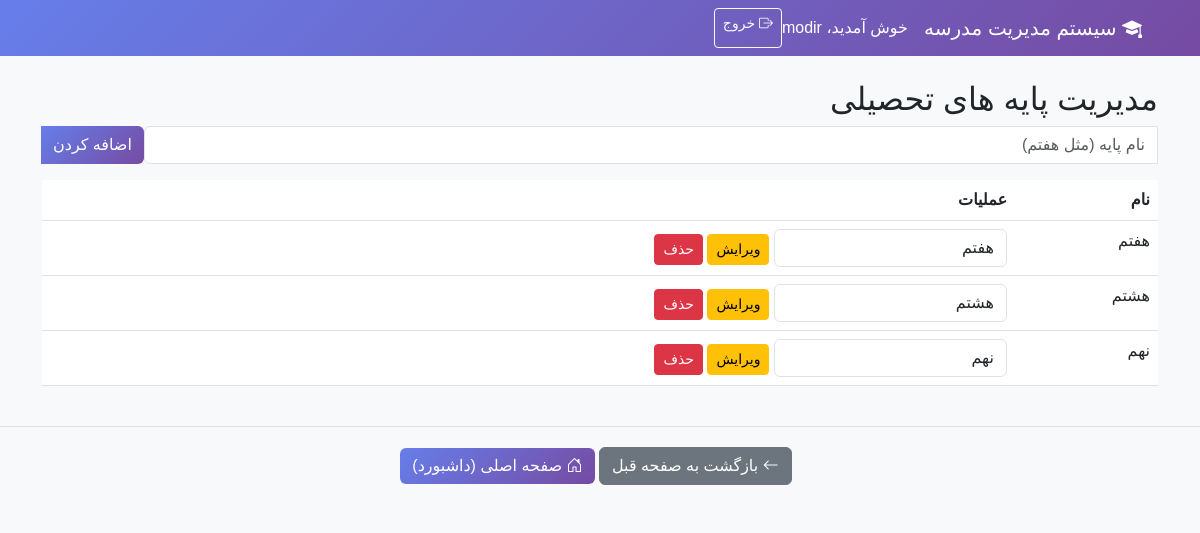
The page /admin/grades (signed in) on the database its author committed.
### models.py (models this page shows)
class Grade(db.Model):
    id = db.Column(db.Integer, primary_key=True)
    name = db.Column(db.String(20), nullable=False)
    classes = db.relationship('Class', back_populates='grade', lazy=True)

### routes/admin.py (the view)
@admin_bp.route('/grades')
@login_required(role='admin')
def manage_grades():
    grades = Grade.query.all()
    return render_template('manage_grades.html', grades=grades)

### routes/general.py (called while the page is built)
def login_required(role='any'):
    def decorator(f):
        @wraps(f)
        def decorated_function(*args, **kwargs):
            if 'user_id' not in session:
                flash('لطفا وارد شوید', 'error')
                return redirect(url_for('general.login'))
            if role == 'admin' and session.get('role') != 'admin':
                flash('دسترسی محدود به ادمین', 'error')
                return redirect(url_for('general.login'))
            return f(*args, **kwargs)
        return decorated_function
    return decorator

### templates/manage_grades.html
{% extends "base.html" %}
{% block content %}
<h2>مدیریت پایه های تحصیلی</h2>
<form method="POST" action="{{ url_for('admin.add_grade') }}">
    <div class="input-group mb-3">
        <input type="text" name="name" class="form-control" placeholder="نام پایه (مثل هفتم)" required>
        <button type="submit" class="btn btn-primary">اضافه کردن</button>
    </div>
</form>
<table class="table">
    <thead>
        <tr><th>نام</th><th>عملیات</th></tr>
    </thead>
    <tbody>
        {% for grade in grades %}
        <tr>
            <td>{{ grade.name }}</td>
            <td>
                <form method="POST" action="{{ url_for('admin.edit_grade', grade_id=grade.id) }}" class="d-inline">
                    <input type="text" name="name" value="{{ grade.name }}" class="form-control d-inline w-auto" style="width:100px;">
                    <button type="submit" class="btn btn-sm btn-warning">ویرایش</button>
                </form>
                <a href="{{ url_for('admin.delete_grade', grade_id=grade.id) }}" class="btn btn-sm btn-danger" onclick="return confirm('حذف شود؟')">حذف</a>
            </td>
        </tr>
        {% endfor %}
    </tbody>
</table>
{% endblock %}

### templates/base.html (style rules this page uses)
body { font-family: 'Vazir', sans-serif; background-color: #f8f9fa; }
.btn-primary { background: linear-gradient(135deg, #667eea 0%, #764ba2 100%); border: none; }

### rows shown on the page
Grade: name "هفتم"
Grade: name "هشتم"
Grade: name "نهم"

### other values the page prints
{{ session.get('username') }} "modir"
